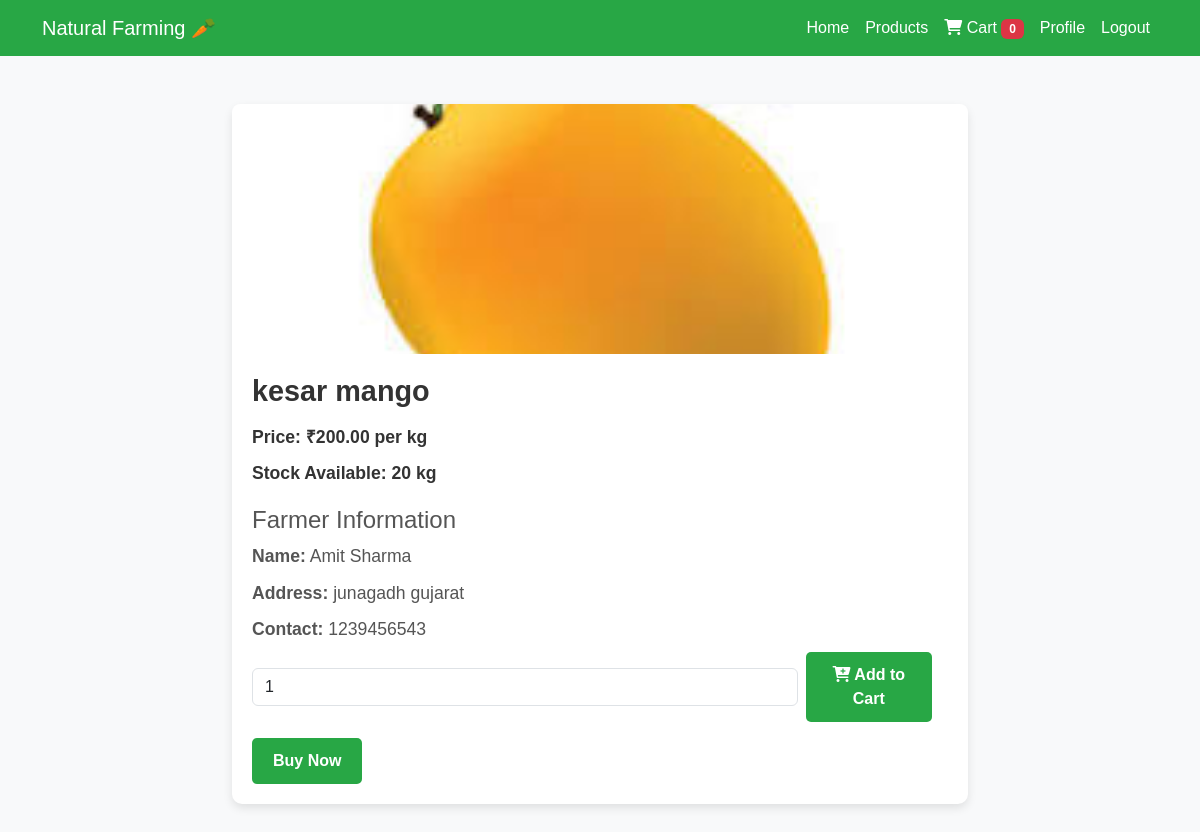
/customer/product_details.php?product_id=1 (signed in), run on the app's committed database.
### tables this page shows
CREATE TABLE `products` (
  `product_id` int(11) NOT NULL,
  `category_id` int(11) NOT NULL,
  `sub_category_id` int(11) NOT NULL,
  `product_name` varchar(255) NOT NULL,
  `product_image` varchar(255) NOT NULL,
  `product_price` decimal(10,2) NOT NULL,
  `stock` int(11) NOT NULL DEFAULT 0,
  `created_at` timestamp NOT NULL DEFAULT current_timestamp(),
  `farmer_id` int(11) NOT NULL
);

CREATE TABLE `farmers` (
  `id` int(11) NOT NULL,
  `full_name` varchar(255) NOT NULL,
  `email` varchar(255) NOT NULL,
  `password` varchar(255) NOT NULL,
  `phone` varchar(15) NOT NULL,
  `address` text NOT NULL,
  `state` varchar(100) NOT NULL,
  `city` varchar(100) NOT NULL,
  `pincode` varchar(10) NOT NULL,
  `certificate_url` varchar(255) NOT NULL,
  `bank_name` varchar(255) NOT NULL,
  `account_number` varchar(20) NOT NULL,
  `ifsc_code` varchar(20) NOT NULL,
  `created_at` timestamp NOT NULL DEFAULT current_timestamp()
);

### customer/product_details.php (the view, shortened to what this page needs)
<?php
require 'db.php';
$product_id = $_GET['product_id'];
$product_query = "SELECT p.*, f.full_name AS farmer_name, f.address AS farmer_address, f.phone AS farmer_contact
                  FROM products p
                  JOIN farmers f ON p.farmer_id = f.id
                  WHERE p.product_id = ?";
$stmt_product = $conn->prepare($product_query);
$stmt_product->bind_param("i", $product_id);
$stmt_product->execute();
$product_result = $stmt_product->get_result();
$product = $product_result->fetch_assoc();
?>
<!DOCTYPE html>
<html lang="en">
<head>
    <link href="https://cdn.jsdelivr.net/npm/bootstrap@5.3.0/dist/css/bootstrap.min.css" rel="stylesheet">
    <link href="https://cdnjs.cloudflare.com/ajax/libs/font-awesome/6.0.0/css/all.min.css" rel="stylesheet">
</head>
<body>
    <nav class="navbar navbar-expand-lg navbar-dark">
        <div class="container">
            <a class="navbar-brand" href="cust_dashboard.php">
                Natural Farming 🥕
            </a>
            <div class="collapse navbar-collapse" id="navbarNav">
                <ul class="navbar-nav ms-auto">
                    <li class="nav-item"><a class="nav-link" href="cust_dashboard.php">Home</a></li>
                    <li class="nav-item"><a class="nav-link" href="products.php">Products</a></li>
                    <li class="nav-item">
                        <a class="nav-link" href="cart.php">
                            <i class="fas fa-shopping-cart"></i> Cart
                            <span class="badge bg-danger">
                                <?php echo count($_SESSION['cart'] ?? []); ?>
                            </span>
                        </a>
                    </li>
                    <li class="nav-item"><a class="nav-link" href="customer_profile.php">Profile</a></li>
                    <li class="nav-item"><a class="nav-link" href="logout.php">Logout</a></li>
                </ul>
            </div>
        </div>
    </nav>
    <div class="container mt-5">
        <div class="row justify-content-center">
            <div class="col-md-8">
                <div class="product-details-card">
                    <img src="uploads/<?php echo htmlspecialchars($product['product_image']); ?>" alt="<?php echo htmlspecialchars($product['product_name']); ?>">
                    <div class="product-details-card-body">
                        <h3><?php echo htmlspecialchars($product['product_name']); ?></h3>
                        <p><strong>Price: ₹<?php echo number_format($product['product_price'], 2); ?> per kg</strong></p>
                        <p><strong>Stock Available: <?php echo $product['stock']; ?> kg</strong></p>
                        <div class="farmer-info">
                            <h4>Farmer Information</h4>
                            <p><strong>Name:</strong> <?php echo htmlspecialchars($product['farmer_name']); ?></p>
                            <p><strong>Address:</strong> <?php echo htmlspecialchars($product['farmer_address']); ?></p>
                            <p><strong>Contact:</strong> <?php echo htmlspecialchars($product['farmer_contact']); ?></p>
                        </div>
                        <form method="post">
                            <div class="d-flex align-items-center">
                                <input type="number" name="quantity" class="form-control me-2" value="1" min="1" max="<?php echo $product['stock']; ?>">
                                <button type="submit" name="add_to_cart" class="btn me-3">
                                    <i class="fas fa-cart-plus"></i> Add to Cart
                                </button>
                            </div>
                        </form>
                        <div class="d-flex mt-3">
                            <a href="buy_now.php?product_id=<?php echo $product['product_id']; ?>" class="btn">Buy Now</a>
                        </div>
                    </div>
                </div>
            </div>
        </div>
    </div>
</body>
</html>

### customer/product_details.php (style rules this page uses)
body { font-family: 'Arial', sans-serif; background-color: #f8f9fa; color: #333; }
.navbar { background-color: #28a745; }
.navbar-brand, .navbar-nav .nav-link { color: white; }
.product-details-card { box-shadow: 0 4px 10px rgba(0, 0, 0, 0.1); border-radius: 10px; background-color: white; margin-bottom: 40px; }
.product-details-card img { width: 100%; height: auto; max-height: 250px; object-fit: cover; border-radius: 8px; }
.product-details-card-body { padding: 20px; }
.product-details-card-body h3 { font-weight: bold; font-size: 1.8rem; margin-bottom: 15px; }
.product-details-card-body p { font-size: 1.1rem; margin-bottom: 10px; }
.farmer-info { font-size: 1rem; margin-top: 20px; color: #555; }
.btn { background-color: #28a745; color: white; padding: 10px 20px; border-radius: 5px; text-decoration: none; font-weight: bold; }

### data on the page
products: product_image (picture), product_name "kesar mango", product_price "200.00", stock "20", farmer.full_name "Amit Sharma", farmer.address "junagadh gujarat", farmer.phone "1239456543"

### other printed values
count($_SESSION['cart'] ?? []) "0"
